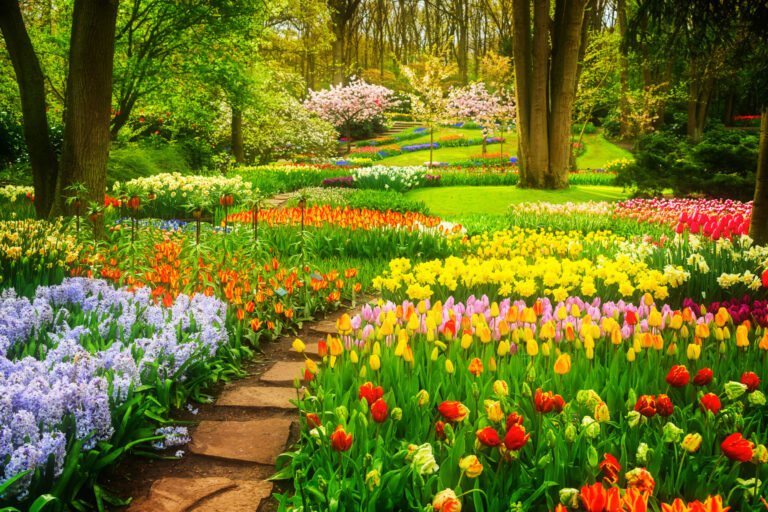
#> input picture src/images/py.jpg, 768 x 512 px, found by its file name
$ python image_to_hex.py
#> lines starting #> are read from the running program, lines starting #| are printed output that depends on the picture
from PIL import Image, ImageOps
import os


def jpg_to_hex(input_image_path, output_hex_path, target_size=(768, 512)):
#> called with input_image_path = 'py.jpg', output_hex_path = 'output_image.hex', target_size = (768, 512)
    try:
        with Image.open(input_image_path) as img:
#> img is the input picture: PIL image 768x512 RGB; mean R, G, B 112, 116, 31
            print(f"Original size: {img.size}")
#| Original size: (768, 512)

            img = img.resize(target_size, Image.Resampling.LANCZOS)

            img = img.transpose(Image.Transpose.FLIP_TOP_BOTTOM)
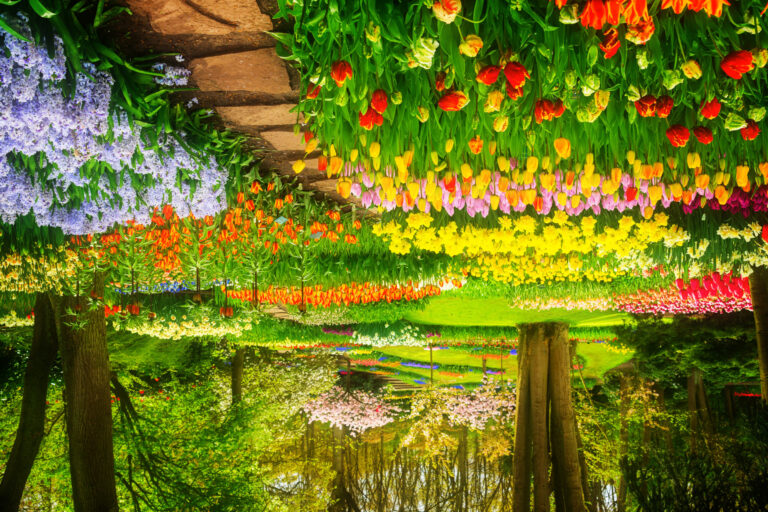
#> img: PIL image 768x512 RGB; mean R, G, B 112, 116, 31

            print(f"Resized and Flipped to: {img.size}")
#| Resized and Flipped to: (768, 512)

            img = img.convert('RGB')

            with open(output_hex_path, 'w') as f:
                count = 0
                for r, g, b in img.getdata():
                    f.write(f"{r:x}\n")
                    f.write(f"{g:x}\n")
                    f.write(f"{b:x}\n")
                    count += 1
#> this loop made 393216 passes
#> (r, g, b) on passes 1 to 3: (37, 151, 4), (35, 142, 4), (31, 125, 3)
#> after the loop, count = 393216

            print(f"Success! Output saved to '{output_hex_path}'")
            print(f"Total hex lines written: {count * 3}")
#| Total hex lines written: 1179648

    except FileNotFoundError:
        print(f"Error: The file '{input_image_path}' was not found.")
    except Exception as e:
        print(f"An error occurred: {e}")


if __name__ == "__main__":
    input_file = "py.jpg"
    output_file = "output_image.hex"
    jpg_to_hex(input_file, output_file, target_size=(768, 512))
